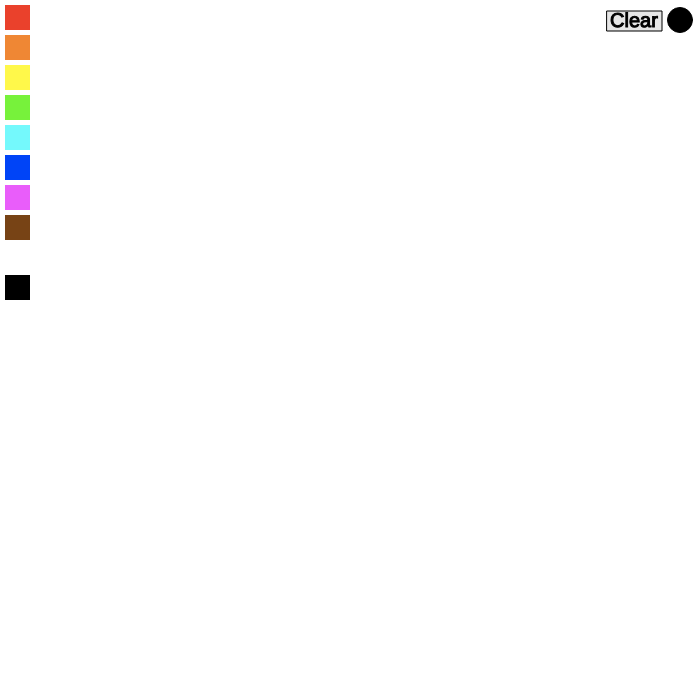
Frame 1 (no input)
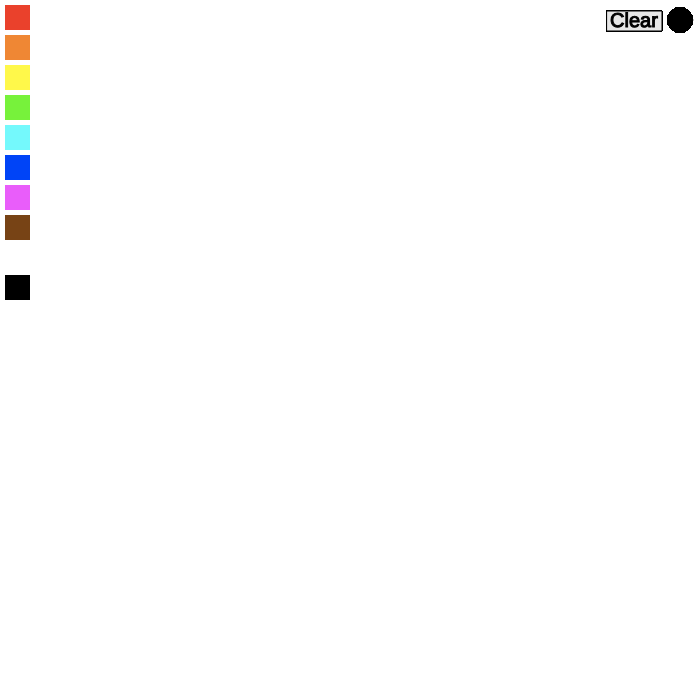
Frame 60 (no input)
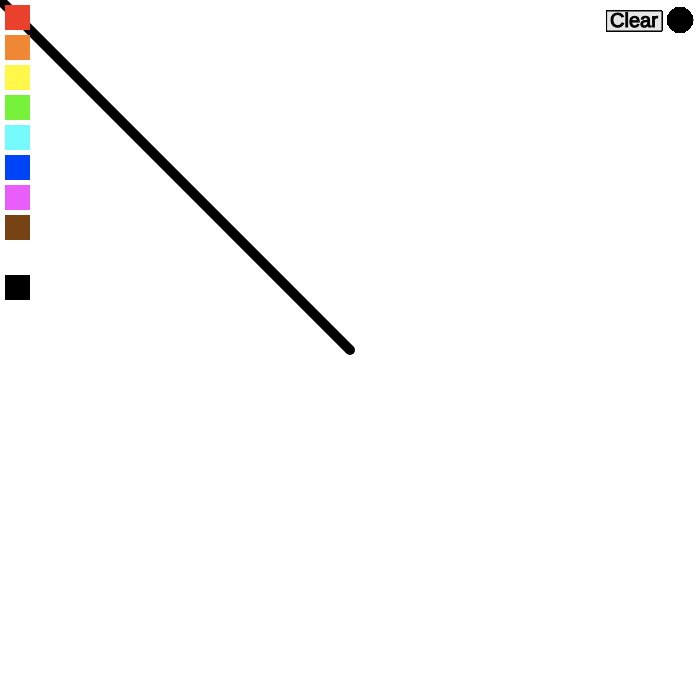
Frame 120 (the mouse pressed at the canvas centre since frame 60)

The p5.js sketch that drew these frames (run headless with seeded random() and noise() and a simulated clock; from frame 60 on, the mouse is pressed at the canvas centre):

// p5.js sketch
// ── sketch.js
let R = 0;
let G = 0;
let B = 0;
let canvasWidth = 700;
let canvasLength = 700;

function setup() {
  createCanvas(canvasWidth, canvasLength);
  background(255,255,255);
  colorMode(RGB);

}

function draw() {
// Palette:
  // red
  noStroke();
  fill(234,65,44);
  square(5,5,25); 
  // orange
  fill(239,135,52);
  square(5,35,25);
  // yellow
  fill(255,248,74);
  square(5,65,25);
  // green
  fill(119,242,59);
  square(5,95,25);
  // cyan
  fill(116,249,252);
  square(5,125,25);
  // blue
  fill(0,68,247);
  square(5,155,25);
  // magenta
  fill(233,93,250);
  square(5,185,25);
  // brown
  fill(119,67,21);
  square(5,215,25);
  // white
  fill(255,255,255);
  square(5,245,25);
  // black
  fill(0,0,0);
  square(5,275,25);

// Upper Right Corner:

  // current color
  stroke(0);
  strokeWeight(1);
  fill(R,G,B);
  circle(canvasWidth-20,20,25);

  // clear button
  fill(230,230,230);
  rect(canvasWidth-93,11,55,20);
  textSize(20);
  fill(0);
  text('Clear', canvasWidth-90,27);
  
}

function mouseDragged() {
  strokeWeight(10);
  stroke(R,G,B);
  line(mouseX,mouseY,pmouseX,pmouseY);
  noFill();

}

function mouseReleased() {}

function mousePressed() {
  // red branch
  if (mouseX > 5 && mouseX < 5+25 && mouseY > 5 && mouseY < 5+25) {
    R = 234;
    G = 65;
    B = 44;
  } 
  // orange branch
  else if (mouseX > 5 && mouseX < 5+25 && mouseY > 35 && mouseY < 35+25) {
    R = 239;
    G = 135;
    B = 52;
  } 
  // yellow branch
  else if (mouseX > 5 && mouseX < 5+25 && mouseY > 65 && mouseY < 65+25) {
    R = 255;
    G = 248;
    B = 74
  } 
  // green branch
  else if (mouseX > 5 && mouseX < 5+25 && mouseY > 95 && mouseY < 95+25) {
    R = 119;
    G = 242;
    B = 59;
  } 
  // cyan branch
  else if (mouseX > 5 && mouseX < 5+25 && mouseY > 125 && mouseY < 125+25) {
    R = 116;
    G = 249;
    B = 252;
  } 
  // blue branch
  else if (mouseX > 5 && mouseX < 5+25 && mouseY > 155 && mouseY < 155+25) {
    R = 0;
    G = 68;
    B = 247;
  } 
  // magenta branch
  else if (mouseX > 5 && mouseX < 5+25 && mouseY > 185 && mouseY < 185+25) {
    R = 233;
    G = 93;
    B = 250;
  }
  // brown branch
  else if (mouseX > 5 && mouseX < 5+25 && mouseY > 215 && mouseY < 215+25) {
    R = 119;
    G = 67;
    B = 21;
  } 
  // white branch
  else if (mouseX > 5 && mouseX < 5+25 && mouseY > 245 && mouseY < 245+25) {
    R = 255;
    G = 255;
    B = 255;
  }  
  // black branch
  else if (mouseX > 5 && mouseX < 5+25 && mouseY > 275 && mouseY < 275+25) {
    R = 0;
    G = 0;
    B = 0;
  } 
  // clear branch
  else if(mouseX > canvasWidth-93 && mouseX < canvasWidth-38 && mouseY > 10 && mouseY < 31){
    background(255,255,255);
  }
  // If not on any object, draw
  else {
    strokeWeight(10);
    stroke(R,G,B);
    line(mouseX,mouseY,pmouseX,pmouseY);
    noFill();
  }

}
